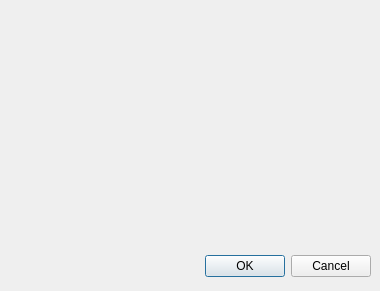
<?xml version="1.0" encoding="UTF-8"?>
<ui version="4.0">
 <class>Dialog</class>
 <widget class="QDialog" name="Dialog">
  <property name="geometry">
   <rect>
    <x>0</x>
    <y>0</y>
    <width>380</width>
    <height>291</height>
   </rect>
  </property>
  <property name="minimumSize">
   <size>
    <width>380</width>
    <height>291</height>
   </size>
  </property>
  <property name="maximumSize">
   <size>
    <width>380</width>
    <height>291</height>
   </size>
  </property>
  <property name="windowTitle">
   <string>Dialog</string>
  </property>
  <widget class="QWidget" name="layoutWidget">
   <property name="geometry">
    <rect>
     <x>20</x>
     <y>250</y>
     <width>351</width>
     <height>33</height>
    </rect>
   </property>
   <layout class="QHBoxLayout">
    <property name="spacing">
     <number>6</number>
    </property>
    <property name="margin">
     <number>0</number>
    </property>
    <item>
     <spacer>
      <property name="orientation">
       <enum>Qt::Horizontal</enum>
      </property>
      <property name="sizeHint" stdset="0">
       <size>
        <width>131</width>
        <height>31</height>
       </size>
      </property>
     </spacer>
    </item>
    <item>
     <widget class="QPushButton" name="okButton">
      <property name="text">
       <string>OK</string>
      </property>
     </widget>
    </item>
    <item>
     <widget class="QPushButton" name="cancelButton">
      <property name="text">
       <string>Cancel</string>
      </property>
     </widget>
    </item>
   </layout>
  </widget>
  <widget class="gui::colorpicker::ColorPicker" name="widget" native="true">
   <property name="geometry">
    <rect>
     <x>10</x>
     <y>10</y>
     <width>361</width>
     <height>231</height>
    </rect>
   </property>
  </widget>
 </widget>
 <customwidgets>
  <customwidget>
   <class>gui::colorpicker::ColorPicker</class>
   <extends>QWidget</extends>
   <header>gui/qt-palette-color-picker/colorpicker.h</header>
   <container>1</container>
  </customwidget>
 </customwidgets>
 <resources/>
 <connections>
  <connection>
   <sender>okButton</sender>
   <signal>clicked()</signal>
   <receiver>Dialog</receiver>
   <slot>accept()</slot>
   <hints>
    <hint type="sourcelabel">
     <x>278</x>
     <y>253</y>
    </hint>
    <hint type="destinationlabel">
     <x>96</x>
     <y>254</y>
    </hint>
   </hints>
  </connection>
  <connection>
   <sender>cancelButton</sender>
   <signal>clicked()</signal>
   <receiver>Dialog</receiver>
   <slot>reject()</slot>
   <hints>
    <hint type="sourcelabel">
     <x>369</x>
     <y>253</y>
    </hint>
    <hint type="destinationlabel">
     <x>179</x>
     <y>282</y>
    </hint>
   </hints>
  </connection>
 </connections>
</ui>
